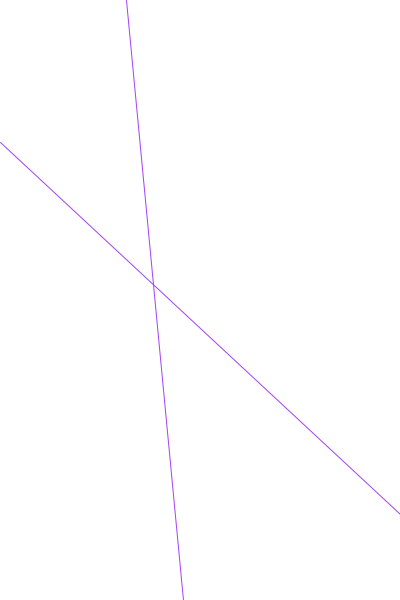
Frame 1 (no input)
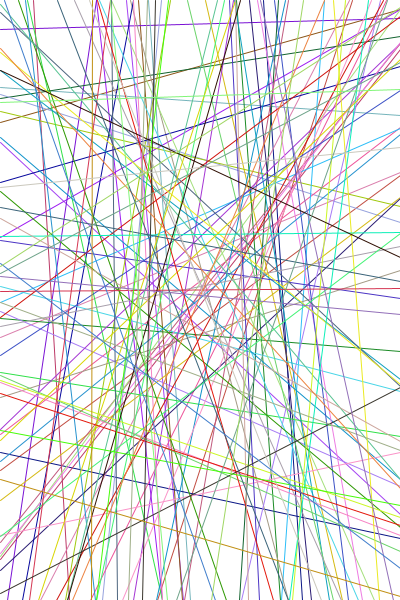
Frame 60 (the mouse pressed at the canvas centre just before this capture)
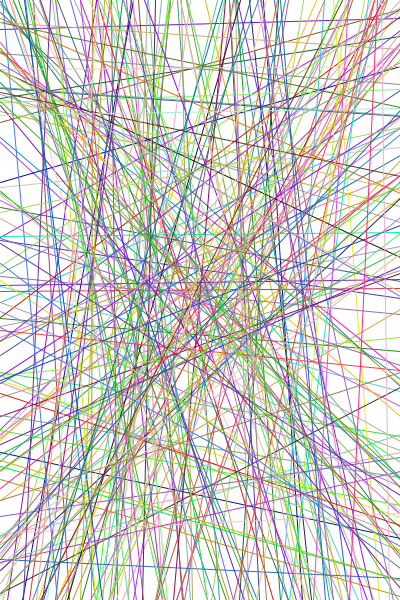
Frame 120 (the mouse held since frame 60 and released just before this capture)

The Processing sketch that drew these frames (run headless with seeded random() and noise(); from frame 60 on, the mouse is pressed at the canvas centre):

// Processing sketch: processing_98575
// ── processing_98575.pde

void setup()
{ 
  size(400, 600);
  background(255, 255, 255);
  smooth();
  frameRate(10);
} 

void draw() 
{  
  stroke(random(255), random(255), random(255) );
  line(0, random(height), width, random(height));
  line(random(width), 0, random(width), height);

}
